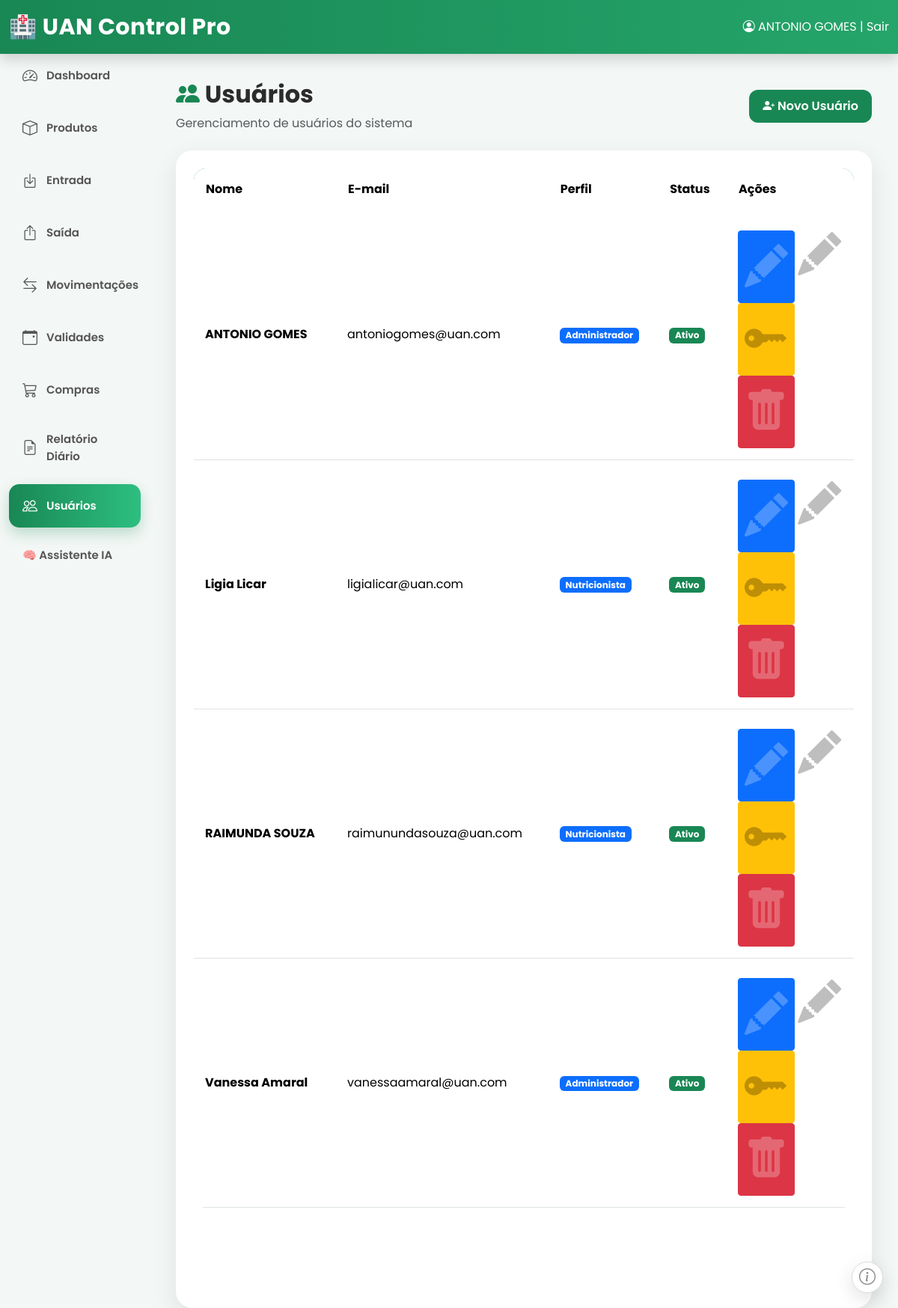
/usuarios (signed in), run on the app's committed database.
### models.py (models this page shows, shortened)
class Usuario(UserMixin, db.Model):
    __tablename__ = "usuarios"
    id = db.Column(db.Integer, primary_key=True)
    nome = db.Column(db.String(120), nullable=False)
    email = db.Column(db.String(120), unique=True, nullable=False)
    senha = db.Column(db.String(255), nullable=False)
    perfil = db.Column(db.String(30), default="Administrador")
    ativo = db.Column(db.Boolean, default=True)

### routes/usuarios.py (the view)
@main.route("/usuarios")
@login_required
def usuarios():
    usuarios = Usuario.query.order_by(Usuario.nome).all()
    return render_template(
        "usuarios.html",
        usuarios=usuarios
    )

### app.py (called while the page is built)
@login_manager.user_loader
def load_user(user_id):
    return db.session.get(Usuario, int(user_id))

### templates/usuarios.html (shortened to what this page needs)
{% extends "base.html" %}
{% block conteudo %}
<div class="d-flex justify-content-between align-items-center mb-4">
    <div>
        <h2 class="fw-bold">
            <i class="bi bi-people-fill text-success"></i>
            Usuários
        </h2>
        <p class="text-muted mb-0">
            Gerenciamento de usuários do sistema
        </p>
    </div>
    <a href="/usuarios/novo" class="btn btn-success">
        <i class="bi bi-person-plus-fill"></i>
        Novo Usuário
    </a>
</div>
<div class="card card-dashboard p-4">
    <table class="table table-hover align-middle">
        <thead>
            <tr>
                <th>Nome</th>
                <th>E-mail</th>
                <th>Perfil</th>
                <th>Status</th>
                <th width="170">Ações</th>
            </tr>
        </thead>
        <tbody>
        {% for usuario in usuarios %}
            <tr>
                <td>
                    <strong>{{ usuario.nome }}</strong>
                </td>
                <td>
                    {{ usuario.email }}
                </td>
                <td>
                    <span class="badge bg-primary">
                        {{ usuario.perfil }}
                    </span>
                </td>
                <td>
                    {% if usuario.ativo %}
                        <span class="badge bg-success">
                            Ativo
                        </span>
                    {% else %}
                        <span class="badge bg-danger">
                            Inativo
                        </span>
                    {% endif %}
                </td>
                <td>
                    <a
href="/usuarios/{{ usuario.id }}/editar"
class="btn btn-sm btn-primary">
<i class="bi bi-pencil-fill"></i>
</a>
                        <i class="bi bi-pencil-fill"></i>
                    <button class="btn btn-sm btn-warning">
                        <i class="bi bi-key-fill"></i>
                    </button>
                    <button class="btn btn-sm btn-danger">
                        <i class="bi bi-trash-fill"></i>
                    </button>
                </td>
            </tr>
        {% else %}
            <tr>
                <td colspan="5" class="text-center text-muted py-4">
                    Nenhum usuário cadastrado.
                </td>
            </tr>
        {% endfor %}
        </tbody>
    </table>
</div>
{% endblock %}

### templates/base.html (shortened to what this page needs)
<!DOCTYPE html>
<html lang="pt-br">
<head>
    <link href="https://cdn.jsdelivr.net/npm/bootstrap@5.3.3/dist/css/bootstrap.min.css" rel="stylesheet">
    <link rel="stylesheet" href="{{ url_for('static', filename='css/estilo.css') }}">
    <link rel="stylesheet"
          href="https://cdn.jsdelivr.net/npm/bootstrap-icons@1.11.3/font/bootstrap-icons.min.css">
</head>
<body>
<nav class="navbar navbar-dark bg-success shadow">
    <div class="container-fluid">
        <div class="d-flex justify-content-between align-items-center w-100">
            <a class="navbar-brand fw-bold" href="/">
                🏥 UAN Control Pro
            </a>
            {% if current_user.is_authenticated %}
            <div class="text-white">
                <i class="bi bi-person-circle"></i>
                {{ current_user.nome }}
                |
                <a href="{{ url_for('main.logout') }}"
                   class="text-white text-decoration-none">
                    Sair
                </a>
            </div>
            {% endif %}
        </div>
    </div>
</nav>
<div class="container-fluid">
    <div class="row">
        <div class="col-lg-2 col-md-3 menu-lateral">
            <a href="/" class="menu-item {% if request.path=='/' %}ativo{% endif %}">
                <i class="bi bi-speedometer2"></i>
                Dashboard
            </a>
            <a href="/produtos" class="menu-item {% if request.path=='/produtos' %}ativo{% endif %}">
                <i class="bi bi-box"></i>
                Produtos
            </a>
            <a href="/entrada" class="menu-item {% if request.path=='/entrada' %}ativo{% endif %}">
                <i class="bi bi-box-arrow-in-down"></i>
                Entrada
            </a>
            <a href="/saida" class="menu-item {% if request.path=='/saida' %}ativo{% endif %}">
                <i class="bi bi-box-arrow-up"></i>
                Saída
            </a>
            <a href="/movimentacoes" class="menu-item {% if request.path=='/movimentacoes' %}ativo{% endif %}">
                <i class="bi bi-arrow-left-right"></i>
                Movimentações
            </a>
            <a href="/validade" class="menu-item {% if request.path=='/validade' %}ativo{% endif %}">
                <i class="bi bi-calendar-event"></i>
                Validades
            </a>
            <a href="/compras" class="menu-item {% if request.path=='/compras' %}ativo{% endif %}">
                <i class="bi bi-cart3"></i>
                Compras
            </a>
            <a href="/relatorio/diario"
               class="menu-item {% if request.path=='/relatorio/diario' %}ativo{% endif %}">
                <i class="bi bi-file-earmark-text"></i>
                Relatório Diário
            </a>
            <a href="/usuarios"
               class="menu-item {% if request.path=='/usuarios' %}ativo{% endif %}">
                <i class="bi bi-people"></i>
                Usuários
            </a>
            <a href="/ia" class="menu-item {% if request.path == '/ia' %}ativo{% endif %}">
    🧠 Assistente IA
            </a>
        </div>
        <div class="col-lg-10 col-md-9 col-12 conteudo">
            {% block conteudo %}
            {% endblock %}
        </div>
    </div>
</div>
<div class="creditos-info">
    <i class="bi bi-info-circle"></i>
</div>
</body>
</html>

### static/css/estilo.css (style rules this page uses)
* { margin:0; padding:0; box-sizing:border-box; }
body { background:#f3f7f5; font-family:'Poppins',sans-serif; color:#2b2b2b; }
.navbar { height:72px; background:linear-gradient(90deg,#198754,#25a56a)!important; box-shadow:0 8px 25px rgba(0,0,0,.12); position:sticky; top:0; z-index:1050; }
.navbar-brand { font-size:30px; font-weight:700; letter-spacing:.5px; }
.menu-item { display:flex; width:100%; align-items:center; gap:12px; padding:14px 18px; margin-bottom:12px; border-radius:14px; text-decoration:none; color:#555; font-size:15px; font-weight:600; transition:.25s; }
.menu-item i { font-size:20px; }
.conteudo { padding:35px; min-height:calc(100vh - 72px); }
h1,h2,h3,h4 { font-weight:700; }
.card-dashboard { border:none; height:100%; border-radius:22px; overflow:hidden; box-shadow:0 12px 35px rgba(0,0,0,.09); transition:.30s; background:white; }
.table { background:white; border-radius:16px; overflow:hidden; }
.table thead { background:#198754; color:white; }
.table th { border:none; padding:16px; }
.table td { padding:15px; vertical-align:middle; }
.btn-success { background:#198754; border:none; border-radius:12px; padding:10px 18px; font-weight:600; }
.card-dashboard { position:relative; overflow:hidden; }
.card-dashboard::before { content:""; position:absolute; width:120px; height:120px; border-radius:50%; right:-35px; top:-35px; background:rgba(255,255,255,.15); }
.card-dashboard i { font-size:58px; opacity:.25; }
.creditos-info { position:fixed; right:20px; bottom:20px; width:42px; height:42px; border-radius:50%; background:#ffffff; color:#8a8a8a; border:1px solid #dcdcdc; display:flex; justify-content:center; align-items:center; cursor:pointer; box-shadow:0 8px 25px rgba(0,0,0,.12); z-index:9999; transition:.25s; }
.creditos-info i { font-size:22px; }
.card-dashboard { animation:fadeCard .45s ease; }
.menu-item.ativo { background:linear-gradient(90deg,#198754,#2dbf80); color:white; box-shadow:0 8px 18px rgba(25,135,84,.25); }
.navbar-brand { text-decoration:none !important; }
.menu-item { text-decoration:none !important; }
a { text-decoration:none; }

### data on the page
Usuario: nome "ANTONIO GOMES", email "antoniogomes@uan.com", perfil "Administrador", ativo "Ativo"
Usuario: nome "Ligia Licar", email "ligialicar@uan.com", perfil "Nutricionista", ativo "Ativo"
Usuario: nome "RAIMUNDA SOUZA", email "raimunundasouza@uan.com", perfil "Nutricionista", ativo "Ativo"
Usuario: nome "Vanessa Amaral", email "vanessaamaral@uan.com", perfil "Administrador", ativo "Ativo"
